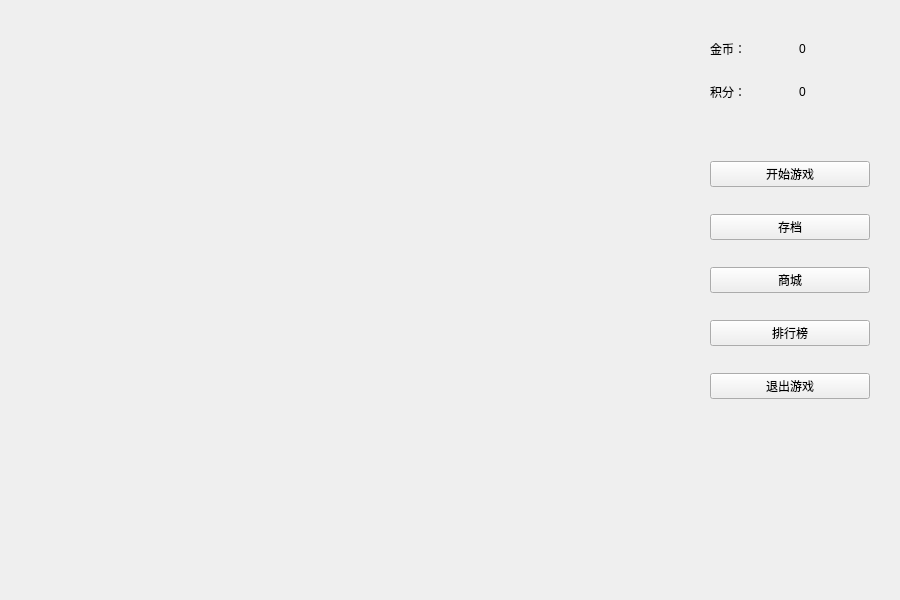
<?xml version="1.0" encoding="UTF-8"?>
<ui version="4.0">
 <class>Widget</class>
 <widget class="QWidget" name="Widget">
  <property name="geometry">
   <rect>
    <x>0</x>
    <y>0</y>
    <width>900</width>
    <height>600</height>
   </rect>
  </property>
  <property name="windowTitle">
   <string>Widget</string>
  </property>
  <widget class="QWidget" name="verticalLayoutWidget">
   <property name="geometry">
    <rect>
     <x>710</x>
     <y>140</y>
     <width>160</width>
     <height>281</height>
    </rect>
   </property>
   <layout class="QVBoxLayout" name="verticalLayout">
    <item>
     <widget class="QPushButton" name="begin">
      <property name="text">
       <string>开始游戏</string>
      </property>
      <property name="autoDefault">
       <bool>false</bool>
      </property>
     </widget>
    </item>
    <item>
     <widget class="QPushButton" name="save">
      <property name="text">
       <string>存档</string>
      </property>
     </widget>
    </item>
    <item>
     <widget class="QPushButton" name="shop">
      <property name="text">
       <string>商城</string>
      </property>
     </widget>
    </item>
    <item>
     <widget class="QPushButton" name="rank">
      <property name="text">
       <string>排行榜</string>
      </property>
     </widget>
    </item>
    <item>
     <widget class="QPushButton" name="exit">
      <property name="text">
       <string>退出游戏</string>
      </property>
     </widget>
    </item>
   </layout>
  </widget>
  <widget class="QWidget" name="verticalLayoutWidget_2">
   <property name="geometry">
    <rect>
     <x>799</x>
     <y>30</y>
     <width>71</width>
     <height>80</height>
    </rect>
   </property>
   <layout class="QVBoxLayout" name="verticalLayout_2">
    <item>
     <widget class="QLabel" name="coins">
      <property name="text">
       <string>0</string>
      </property>
     </widget>
    </item>
    <item>
     <widget class="QLabel" name="scores">
      <property name="text">
       <string>0</string>
      </property>
     </widget>
    </item>
   </layout>
  </widget>
  <widget class="QWidget" name="verticalLayoutWidget_3">
   <property name="geometry">
    <rect>
     <x>710</x>
     <y>30</y>
     <width>71</width>
     <height>80</height>
    </rect>
   </property>
   <layout class="QVBoxLayout" name="verticalLayout_3">
    <item>
     <widget class="QLabel" name="label">
      <property name="text">
       <string>金币：</string>
      </property>
     </widget>
    </item>
    <item>
     <widget class="QLabel" name="label_2">
      <property name="text">
       <string>积分：</string>
      </property>
     </widget>
    </item>
   </layout>
  </widget>
 </widget>
 <resources/>
 <connections/>
</ui>
